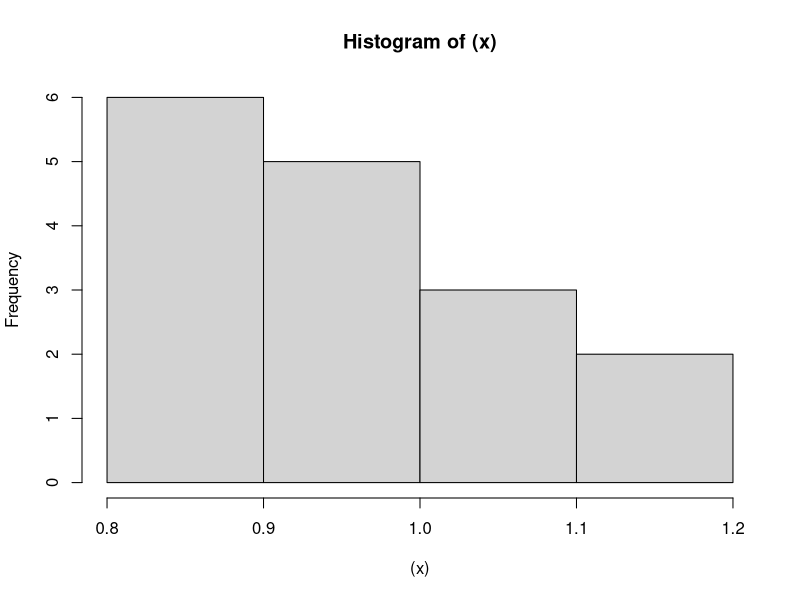

This figure's R source:
x=c(rep(0.8,4),rep(0.9,2),rep(1.0,5),rep(1.1,3),rep(1.2,2))
hist((x))
t.test(x,alt="l")
?t.test
#binom.confint(26,100,methods = "asymptotic")
prop.test(x = 26, n = 100, conf.level = 0.95)$conf